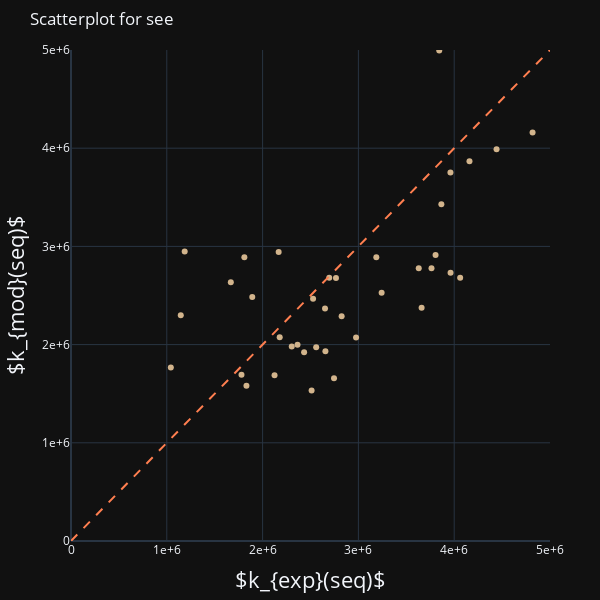

Notebook cell for this chart:
### Code cell
plot = valplot(data, 'see', writepath=None)
